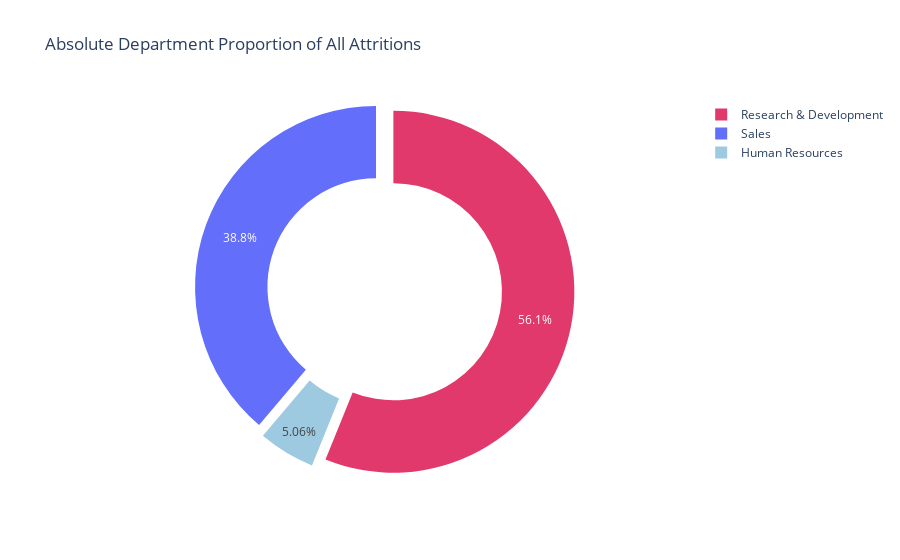

Notebook code for this chart:
### Code cell
# Absolute Department Proportion of All Attritions
colors = ['#9ECAE1', '#E1396C']
plotlypie(df_dept_left['Department'] , df_dept_left['attrition'], 0.6 ,0.05, colors, 'Absolute Department Proportion of All Attritions' )

### Figure 1 — Plotly figure (JSON) as saved in the notebook; plotly's stock layout.template omitted (floating-point values rounded to 4 significant figures)
{"data": [{"hole": 0.6, "labels": ["Human Resources", "Research & Development", "Sales"], "marker": {"colors": ["#9ECAE1", "#E1396C"]}, "pull": 0.05, "type": "pie", "values": [12, 133, 92]}], "layout": {"title": {"text": "Absolute Department Proportion of All Attritions"}}}
